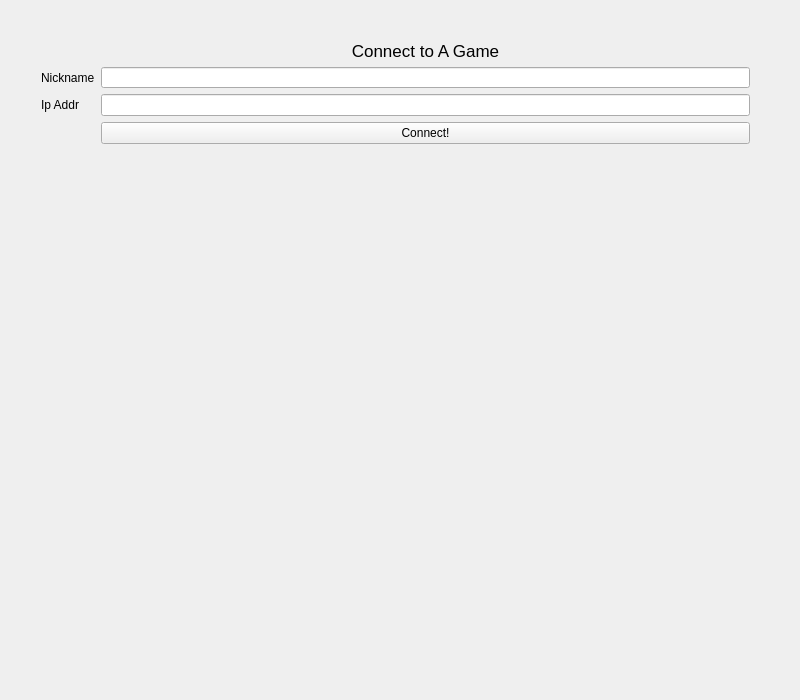
<?xml version="1.0" encoding="UTF-8"?>
<ui version="4.0">
 <class>QtGameClientClass</class>
 <widget class="QMainWindow" name="QtGameClientClass">
  <property name="geometry">
   <rect>
    <x>0</x>
    <y>0</y>
    <width>800</width>
    <height>700</height>
   </rect>
  </property>
  <property name="minimumSize">
   <size>
    <width>800</width>
    <height>700</height>
   </size>
  </property>
  <property name="maximumSize">
   <size>
    <width>800</width>
    <height>700</height>
   </size>
  </property>
  <property name="windowTitle">
   <string>QtGameClient</string>
  </property>
  <widget class="QWidget" name="centralWidget">
   <widget class="QWidget" name="formLayoutWidget">
    <property name="geometry">
     <rect>
      <x>30</x>
      <y>30</y>
      <width>731</width>
      <height>125</height>
     </rect>
    </property>
    <layout class="QFormLayout" name="formLayout">
     <item row="3" column="1">
      <widget class="QLineEdit" name="targetIp"/>
     </item>
     <item row="4" column="1">
      <widget class="QPushButton" name="connectBtn">
       <property name="text">
        <string>Connect!</string>
       </property>
      </widget>
     </item>
     <item row="0" column="1">
      <widget class="QLabel" name="connectionLbl">
       <property name="font">
        <font>
         <family>Segoe UI</family>
         <pointsize>13</pointsize>
        </font>
       </property>
       <property name="text">
        <string>Connect to A Game</string>
       </property>
       <property name="alignment">
        <set>Qt::AlignCenter</set>
       </property>
      </widget>
     </item>
     <item row="3" column="0">
      <widget class="QLabel" name="ipAddrlbl">
       <property name="text">
        <string>Ip Addr</string>
       </property>
      </widget>
     </item>
     <item row="2" column="1">
      <widget class="QLineEdit" name="playerName"/>
     </item>
     <item row="2" column="0">
      <widget class="QLabel" name="playerNameLbl">
       <property name="text">
        <string>Nickname</string>
       </property>
      </widget>
     </item>
    </layout>
   </widget>
  </widget>
 </widget>
 <layoutdefault spacing="6" margin="11"/>
 <resources>
  <include location="QtGameClient.qrc"/>
 </resources>
 <connections>
  <connection>
   <sender>connectBtn</sender>
   <signal>clicked()</signal>
   <receiver>QtGameClientClass</receiver>
   <slot>connectToGame()</slot>
   <hints>
    <hint type="sourcelabel">
     <x>420</x>
     <y>129</y>
    </hint>
    <hint type="destinationlabel">
     <x>399</x>
     <y>349</y>
    </hint>
   </hints>
  </connection>
 </connections>
 <slots>
  <slot>connectToGame()</slot>
 </slots>
</ui>
